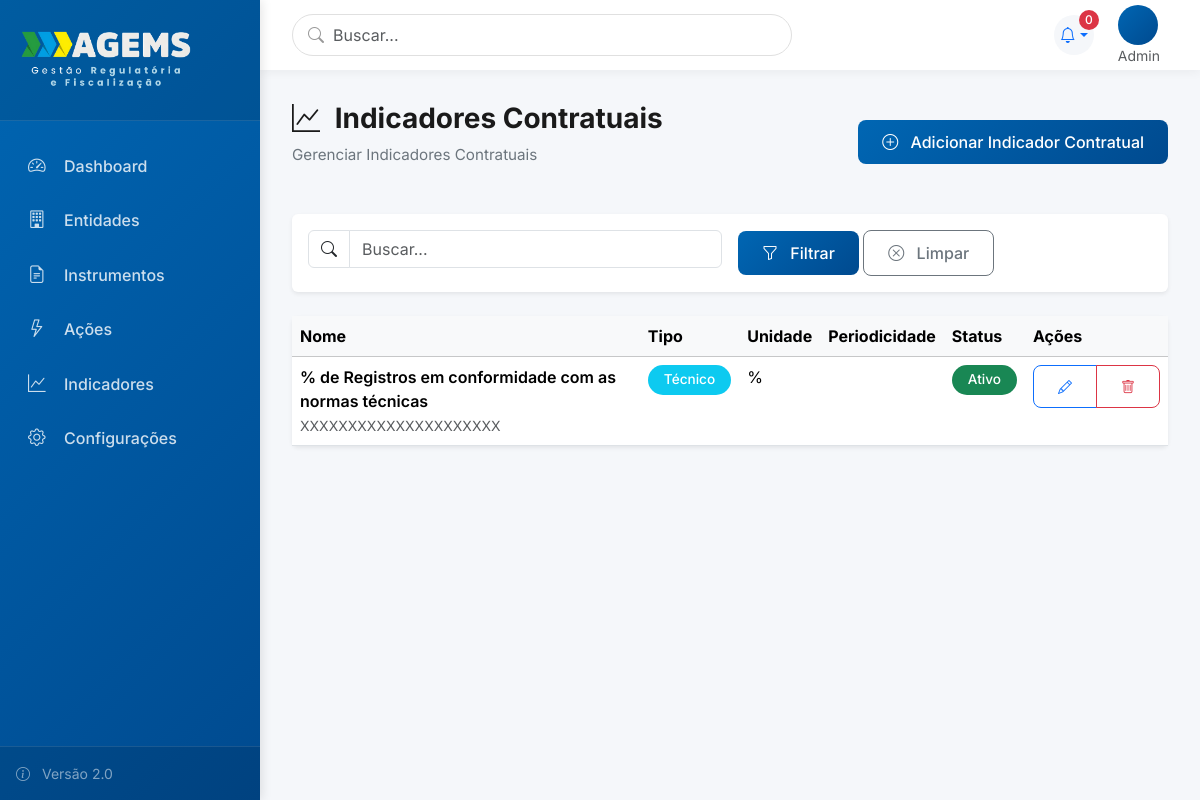
The app's page /indicadores/ (signed in), older data.
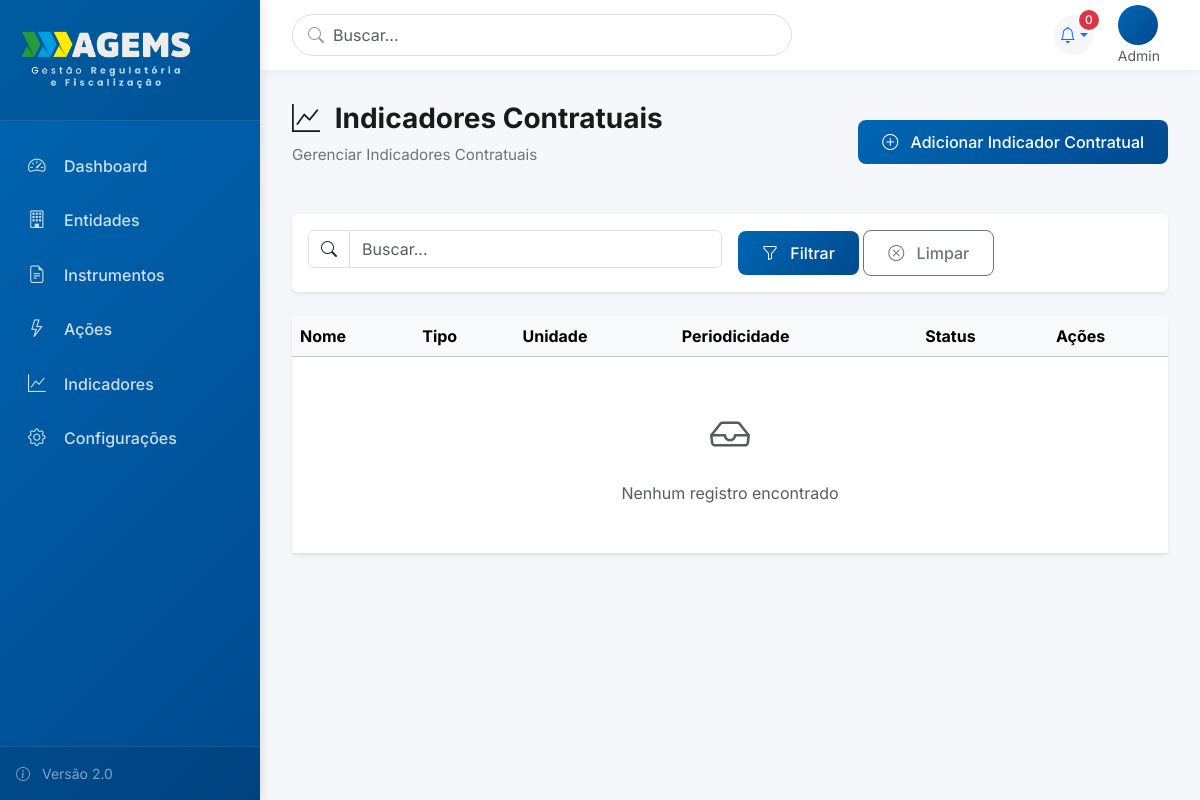
The same page, newer data.
### indicadores/models.py (models this page shows, shortened)
class IndicadorContratual(models.Model):
    TIPO_CHOICES = [
        ('economico', 'Econômico-Financeiro'),
        ('contabil', 'Contábil'),
        ('tecnico', 'Técnico'),
        ('operacional', 'Operacional'),
        ('qualidade', 'Qualidade do Serviço'),
    ]
    FORMA_VISUALIZACAO_CHOICES = [
        ('grafico_barras', 'Gráfico de Barras'),
        ('grafico_linhas', 'Gráfico de Linhas'),
        ('grafico_pizza', 'Gráfico de Pizza'),
        ('tabela', 'Tabela'),
        ('numero', 'Número Simples'),
    ]
    codigo = models.CharField(max_length=20, unique=True, verbose_name='Código do Indicador')
    nome = models.CharField(max_length=200, verbose_name='Nome do Indicador')
    descricao = models.TextField(verbose_name='Descrição')
    tipo = models.CharField(max_length=15, choices=TIPO_CHOICES, verbose_name='Tipo')
    unidade_medida = models.CharField(max_length=50, verbose_name='Unidade de Medida')
    forma_visualizacao = models.CharField(max_length=20, choices=FORMA_VISUALIZACAO_CHOICES,
                                          verbose_name='Forma de Visualização')
    formula_calculo = models.TextField(blank=True, verbose_name='Fórmula de Cálculo')
    periodicidade = models.CharField(max_length=20, verbose_name='Periodicidade de Coleta')
    ativo = models.BooleanField(default=True, verbose_name='Indicador Ativo')
    ordem_exibicao = models.IntegerField(default=0, verbose_name='Ordem de Exibição')
    data_cadastro = models.DateTimeField(auto_now_add=True, verbose_name='Data de Cadastro')
    data_atualizacao = models.DateTimeField(auto_now=True, verbose_name='Última Atualização')
    class Meta:
        verbose_name = 'Indicador Contratual'
        verbose_name_plural = 'Indicadores Contratuais'
        ordering = ['ordem_exibicao', 'nome']

### indicadores/views.py (the view)
# urls.py: path('indicadores/', IndicadorListView.as_view(), name='indicador_list'),
class IndicadorListView(ModernListView):
    model = IndicadorContratual
    template_name = 'indicadores/indicadorcontratual_list.html'
    icon = "bi bi-graph-up"
    create_url = 'indicador_create'
    list_url = 'indicador_list'
    search_fields = ['nome', 'descricao']

### core/views.py (called while the page is built)
    def get_context_data(self, **kwargs):
        context = super().get_context_data(**kwargs)
        context['title'] = getattr(self, 'title', self.model._meta.verbose_name_plural.title())
        context['subtitle'] = getattr(self, 'subtitle', f'Gerenciar {self.model._meta.verbose_name_plural}')
        context['icon'] = getattr(self, 'icon', 'bi bi-list')
        context['singular_name'] = self.model._meta.verbose_name.title()
        context['create_url'] = getattr(self, 'create_url', f'{self.model._meta.model_name}_create')
        return context

    def get_queryset(self):
        queryset = self.model.objects.all()
        search = self.request.GET.get('q')
        if search and hasattr(self, 'search_fields'):
            from django.db.models import Q
            query = Q()
            for field in self.search_fields:
                query |= Q(**{f'{field}__icontains': search})
            queryset = queryset.filter(query)
        return queryset

### templates/indicadores/indicadorcontratual_list.html (shortened to what this page needs)
{% extends 'components/list_view.html' %}
{% block table_headers %}
<th>Nome</th>
<th>Tipo</th>
<th>Unidade</th>
<th>Periodicidade</th>
<th>Status</th>
{% endblock %}
{% block table_rows %}
{% for indicador in object_list %}
<tr>
    <td>
        <div class="fw-semibold">{{ indicador.nome }}</div>
        <small class="text-muted">{{ indicador.descricao|truncatewords:10 }}</small>
    </td>
    <td><span class="badge bg-info">{{ indicador.get_tipo_display }}</span></td>
    <td>{{ indicador.unidade_medida }}</td>
    <td></td>
    <td>
        {% if indicador.ativo %}
            <span class="badge bg-success">Ativo</span>
        {% else %}
            <span class="badge bg-secondary">Inativo</span>
        {% endif %}
    </td>
    <td>
        <div class="btn-group btn-group-sm">
            <a href="{% url 'indicador_edit' indicador.pk %}" class="btn btn-outline-primary" title="Editar">
                <i class="bi bi-pencil"></i>
            </a>
            <a href="{% url 'indicador_delete' indicador.pk %}" class="btn btn-outline-danger" title="Excluir">
                <i class="bi bi-trash"></i>
            </a>
        </div>
    </td>
</tr>
{% endfor %}
{% endblock %}

Row changes from the older to the newer data that the page shows:
removed IndicadorContratual: nome "% de Registros em conformidade com as normas técnicas", descricao "XXXXXXXXXXXXXXXXXXXXX", tipo "Técnico", unidade_medida "%", ativo "Ativo"
Text that changed along with them:
text now shown: "Nenhum registro encontrado"
